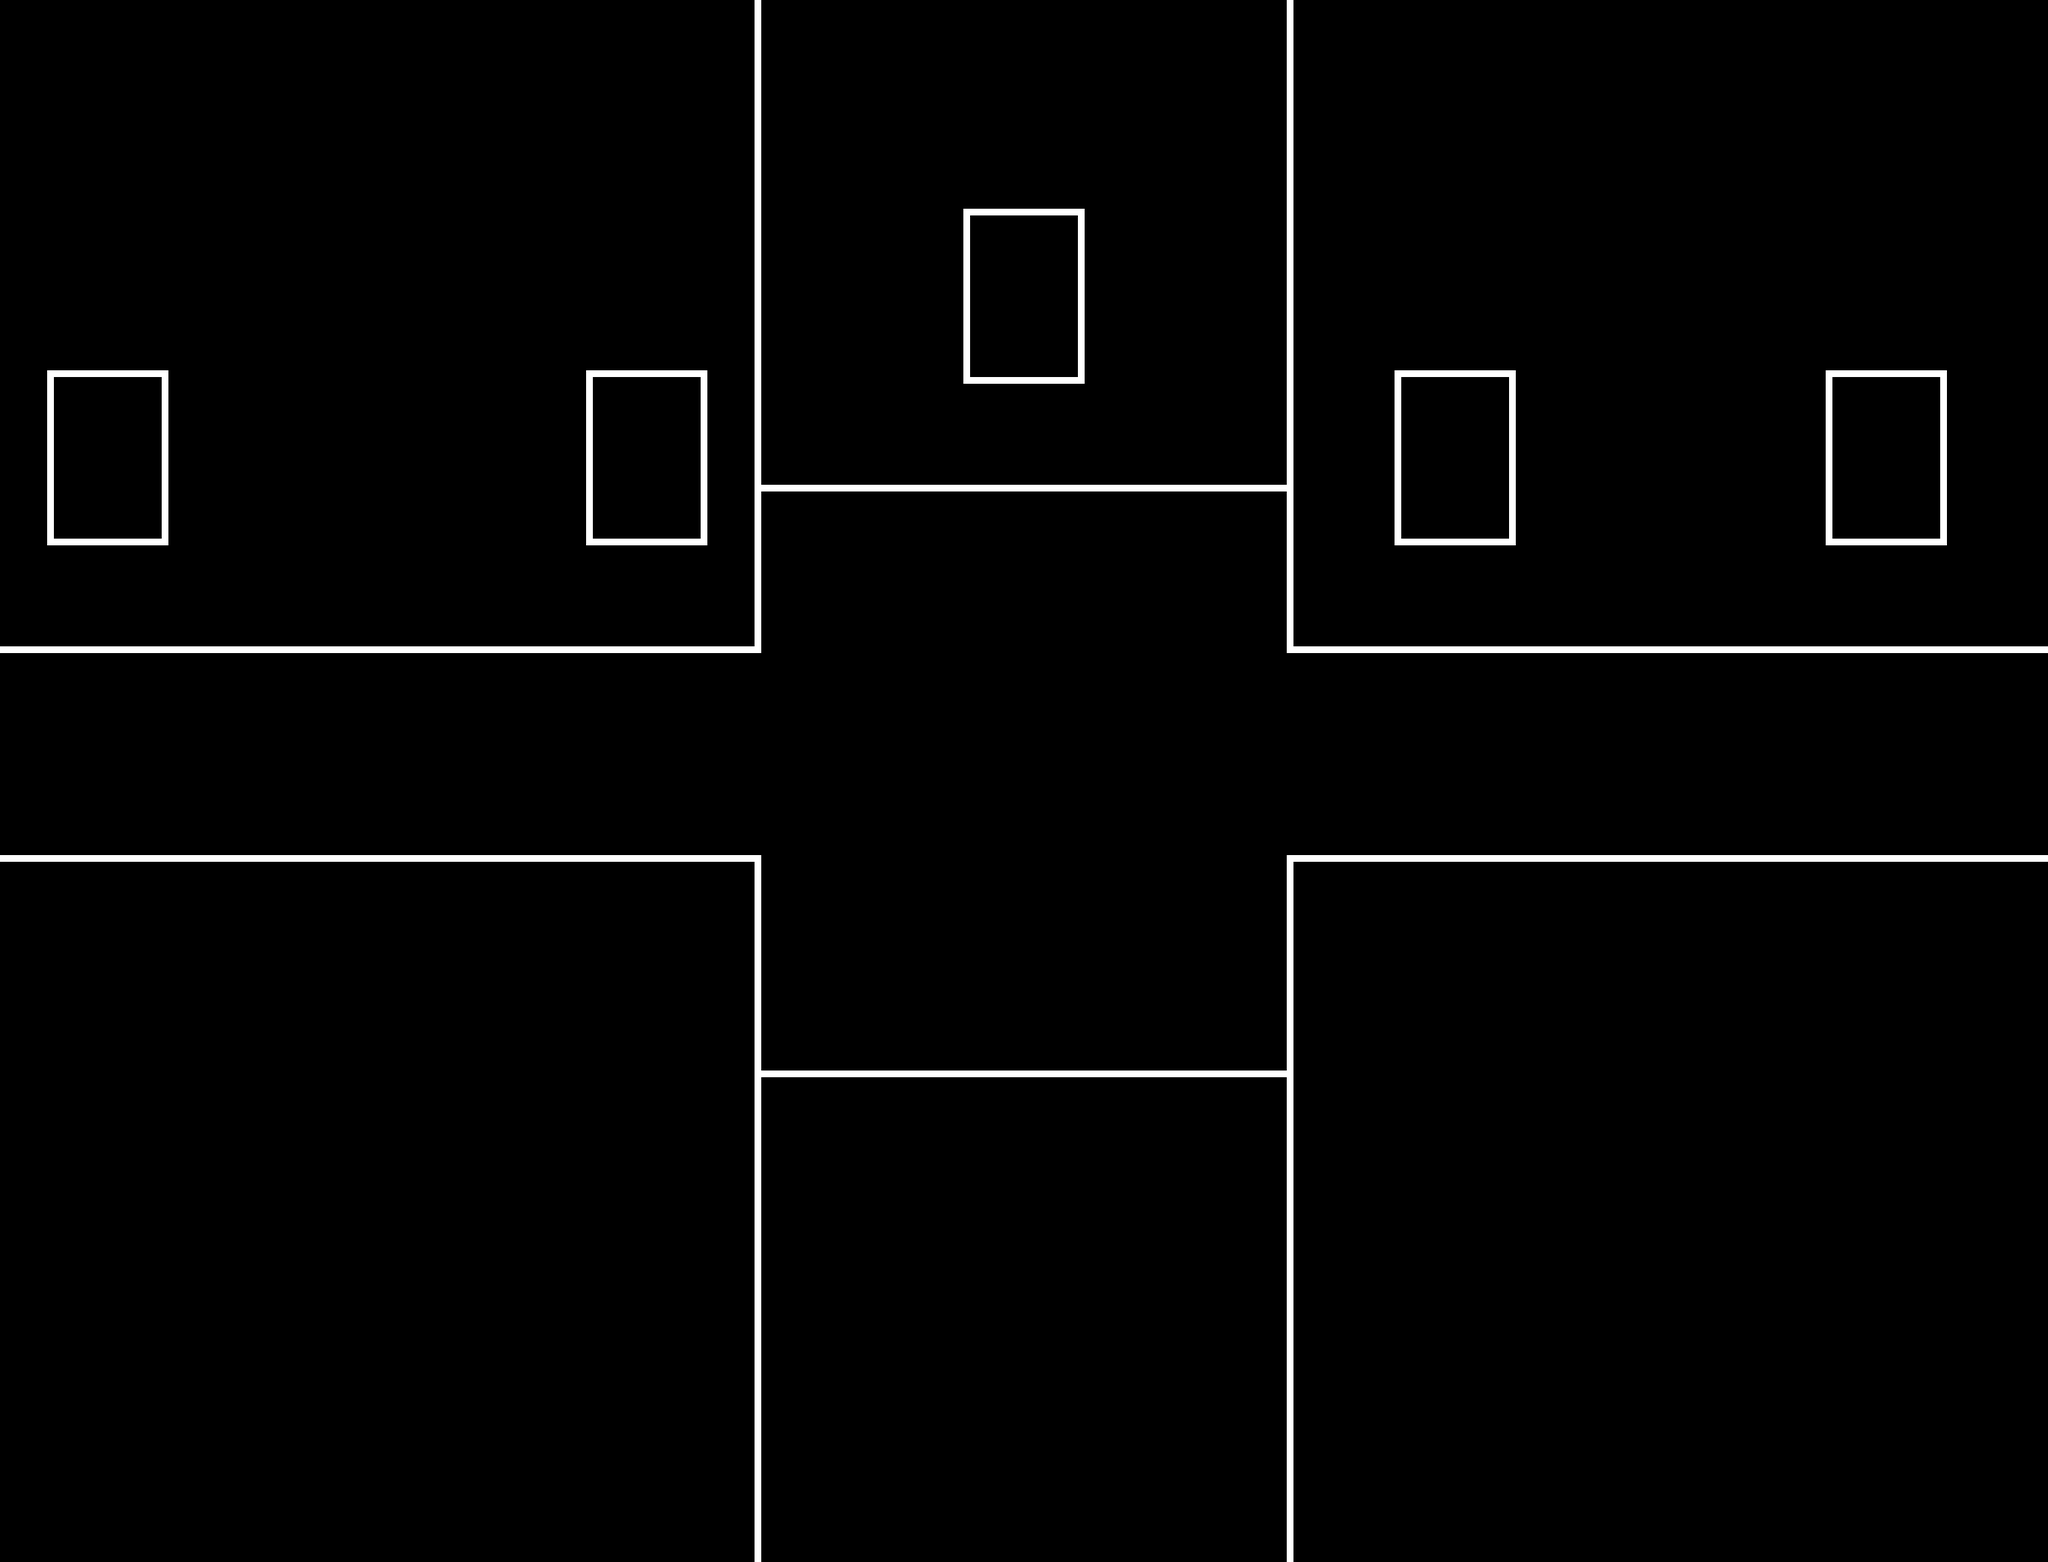

The image is a tile-based game level rendered from a .tmx file. Its description and complete source (layers, tilesets, objects, tile grids) follow:
An orthogonal 38x29 tile map with 80x80 px tiles, 1 tile layer (Tile Layer 1) and 13 objects (10x Wall, 2x RoomTransition, Save).

<map version="1.2" tiledversion="1.3.1" orientation="orthogonal" renderorder="right-down" compressionlevel="-1" width="38" height="29" tilewidth="80" tileheight="80" infinite="0" nextlayerid="3" nextobjectid="15">
 <tileset firstgid="1" source="Castle Bleck Tileset.tsx" />
 <layer id="1" name="Tile Layer 1" width="38" height="29">
  <data encoding="csv">
7,7,7,7,7,7,7,7,7,7,7,7,7,7,6,7,7,7,7,7,7,7,7,8,7,7,7,7,7,7,7,7,7,7,7,7,7,7,
7,7,7,7,7,7,7,7,7,7,7,7,7,7,6,7,7,7,7,7,7,7,7,8,7,7,7,7,7,7,7,7,7,7,7,7,7,7,
7,7,7,7,7,7,7,7,7,7,7,7,7,7,6,7,7,7,7,7,7,7,7,8,7,7,7,7,7,7,7,7,7,7,7,7,7,7,
7,7,7,7,7,7,7,7,7,7,7,7,7,7,6,7,7,4,12,12,5,7,7,8,7,7,7,7,7,7,7,7,7,7,7,7,7,7,
7,7,7,7,7,7,7,7,7,7,7,7,7,7,6,7,7,8,0,0,6,7,7,8,7,7,7,7,7,7,7,7,7,7,7,7,7,7,
7,7,7,7,7,7,7,7,7,7,7,7,7,7,6,7,7,8,0,0,6,7,7,8,7,7,7,7,7,7,7,7,7,7,7,7,7,7,
4,12,12,5,7,7,7,7,7,7,4,12,12,5,6,7,7,8,0,0,6,7,7,8,7,4,12,12,5,7,7,7,7,4,12,12,5,7,
8,0,0,6,7,7,7,7,7,7,8,0,0,6,6,7,7,9,2,2,10,7,7,8,7,8,0,0,6,7,7,7,7,8,0,0,6,7,
8,0,0,6,7,7,7,7,7,7,8,0,0,6,6,7,7,7,7,7,7,7,7,8,7,8,0,0,6,7,7,7,7,8,0,0,6,7,
8,0,0,6,7,7,7,7,7,7,8,0,0,6,1,2,2,2,2,2,2,2,2,3,7,8,0,0,6,7,7,7,7,8,0,0,6,7,
9,2,2,10,7,7,7,7,7,7,9,2,2,10,6,7,7,7,7,7,7,7,7,8,7,9,2,2,10,7,7,7,7,9,2,2,10,7,
7,7,7,7,7,7,7,7,7,7,7,7,7,7,6,7,7,7,7,7,7,7,7,8,7,7,7,7,7,7,7,7,7,7,7,7,7,7,
2,2,2,2,2,2,2,2,2,2,2,2,2,2,10,7,7,7,7,7,7,7,7,9,2,2,2,2,2,2,2,2,2,2,2,2,2,2,
7,7,7,7,7,7,7,7,7,7,7,7,7,7,7,7,7,7,7,7,7,7,7,7,7,7,7,7,7,7,7,7,7,7,7,7,7,7,
7,7,7,7,7,7,7,7,7,7,7,7,7,7,7,7,7,7,7,7,7,7,7,7,7,7,7,7,7,7,7,7,7,7,7,7,7,7,
12,12,12,12,12,12,12,12,12,12,12,12,12,12,5,7,7,7,7,7,7,7,7,4,12,12,12,12,12,12,12,12,12,12,12,12,12,12,
7,7,7,7,7,7,7,7,7,7,7,7,7,7,6,7,7,7,7,7,7,7,7,8,7,7,7,7,7,7,7,7,7,7,7,7,7,7,
7,7,7,7,7,7,7,7,7,7,7,7,7,7,6,7,7,7,7,7,7,7,7,8,7,7,7,7,7,7,7,7,7,7,7,7,7,7,
7,7,7,7,7,7,7,7,7,7,7,7,7,7,6,7,7,7,7,7,7,7,7,8,7,7,7,7,7,7,7,7,7,7,7,7,7,7,
7,7,7,7,7,7,7,7,7,7,7,7,7,7,11,12,12,12,12,12,12,12,12,13,7,7,7,7,7,7,7,7,7,7,7,7,7,7,
7,7,7,7,7,7,7,7,7,7,7,7,7,7,6,7,7,7,7,7,7,7,7,8,7,7,7,7,7,7,7,7,7,7,7,7,7,7,
7,7,7,7,7,7,7,7,7,7,7,7,7,7,6,7,7,7,7,7,7,7,7,8,7,7,7,7,7,7,7,7,7,7,7,7,7,7,
7,7,7,7,7,7,7,7,7,7,7,7,7,7,6,7,7,7,7,7,7,7,7,8,7,7,7,7,7,7,7,7,7,7,7,7,7,7,
7,7,7,7,7,7,7,7,7,7,7,7,7,7,6,7,7,7,7,7,7,7,7,8,7,7,7,7,7,7,7,7,7,7,7,7,7,7,
7,7,7,7,7,7,7,7,7,7,7,7,7,7,6,7,7,7,7,7,7,7,7,8,7,7,7,7,7,7,7,7,7,7,7,7,7,7,
7,7,7,7,7,7,7,7,7,7,7,7,7,7,6,7,7,7,7,7,7,7,7,8,7,7,7,7,7,7,7,7,7,7,7,7,7,7,
7,7,7,7,7,7,7,7,7,7,7,7,7,7,6,7,7,7,7,7,7,7,7,8,7,7,7,7,7,7,7,7,7,7,7,7,7,7,
7,7,7,7,7,7,7,7,7,7,7,7,7,7,6,7,7,7,7,7,7,7,7,8,7,7,7,7,7,7,7,7,7,7,7,7,7,7,
7,7,7,7,7,7,7,7,7,7,7,7,7,7,6,7,7,7,7,7,7,7,7,8,7,7,7,7,7,7,7,7,7,7,7,7,7,7
</data>
 </layer>
 <objectgroup id="2">
  <properties>
   <property name="playerPosy" type="int" value="1120" />
  </properties>
  <object id="1" name="Wall" x="0" y="880" width="1120" height="80" />
  <object id="2" name="Wall" x="1120" y="640" width="800" height="80" />
  <object id="3" name="Wall" x="1040" y="720" width="80" height="160" />
  <object id="4" name="Wall" x="1920" y="720" width="80" height="240" />
  <object id="5" name="Wall" x="2000" y="880" width="1040" height="80" />
  <object id="6" name="Wall" x="1920" y="1280" width="1120" height="80" />
  <object id="7" name="Wall" x="1920" y="1360" width="80" height="240" />
  <object id="8" name="Wall" x="1120" y="1600" width="800" height="80" />
  <object id="9" name="Wall" x="1040" y="1280" width="80" height="320" />
  <object id="10" name="Wall" x="0" y="1280" width="1040" height="80" />
  <object id="11" name="Block" type="Save" x="1520" y="1120" width="80" height="80">
   <properties>
    <property name="contents0" value="" />
    <property name="contents1" value="" />
    <property name="contents2" value="" />
    <property name="contents3" value="" />
    <property name="contents4" value="" />
    <property name="contents5" value="" />
    <property name="contents6" value="" />
    <property name="contents7" value="" />
    <property name="contents8" value="" />
    <property name="contents9" value="" />
   </properties>
  </object>
  <object id="13" name="RoomTransition" x="-40" y="980" width="40" height="320">
   <properties>
    <property name="playerPosx" type="int" value="4080" />
    <property name="playerPosy" type="int" value="1300" />
    <property name="room" value="self.game.loadCastleBleckEntrance()" />
   </properties>
  </object>
  <object id="14" name="RoomTransition" x="3040" y="960" width="40" height="320">
   <properties>
    <property name="playerPosx" type="int" value="80" />
    <property name="playerPosy" type="int" value="1660" />
    <property name="room" value="self.game.loadCastleBleckBossRoom()" />
   </properties>
  </object>
 </objectgroup>
</map>
